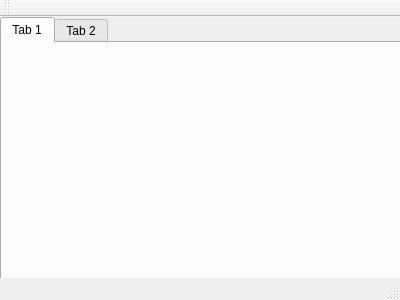
<?xml version="1.0" encoding="UTF-8"?>
<ui version="4.0">
 <class>MainWindow</class>
 <widget class="QMainWindow" name="MainWindow">
  <property name="geometry">
   <rect>
    <x>0</x>
    <y>0</y>
    <width>400</width>
    <height>300</height>
   </rect>
  </property>
  <property name="windowTitle">
   <string>MainWindow</string>
  </property>
  <widget class="QWidget" name="centralWidget">
   <widget class="QTabWidget" name="tabWidget">
    <property name="geometry">
     <rect>
      <x>0</x>
      <y>0</y>
      <width>401</width>
      <height>271</height>
     </rect>
    </property>
    <property name="currentIndex">
     <number>0</number>
    </property>
    <widget class="QWidget" name="tab">
     <attribute name="title">
      <string>Tab 1</string>
     </attribute>
    </widget>
    <widget class="QWidget" name="tab_2">
     <attribute name="title">
      <string>Tab 2</string>
     </attribute>
    </widget>
   </widget>
  </widget>
  <widget class="QMenuBar" name="menuBar">
   <property name="geometry">
    <rect>
     <x>0</x>
     <y>0</y>
     <width>400</width>
     <height>21</height>
    </rect>
   </property>
  </widget>
  <widget class="QToolBar" name="mainToolBar">
   <attribute name="toolBarArea">
    <enum>TopToolBarArea</enum>
   </attribute>
   <attribute name="toolBarBreak">
    <bool>false</bool>
   </attribute>
  </widget>
  <widget class="QStatusBar" name="statusBar"/>
 </widget>
 <layoutdefault spacing="6" margin="11"/>
 <resources/>
 <connections/>
</ui>
